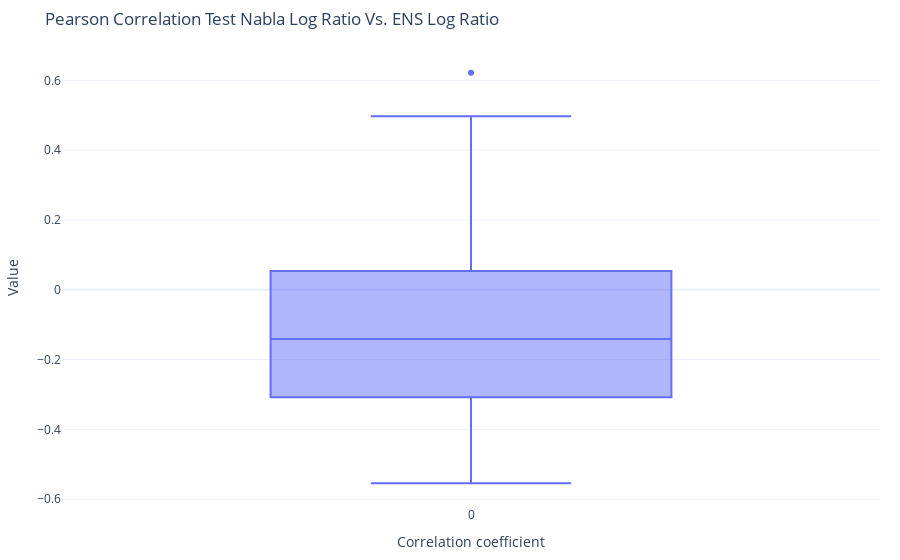

Notebook code cell kept with this figure:
### Code cell
correlation_list1 = []
p_value_list1 = []
for gene, lists in gene_data_dict.items():
    nabla_log_ratio_list = lists['nabla_log_ratio']
    ens_log_ratio_list = lists['ens_log_ratio']
    #Add the correlation factor in the list
    cor, p_value = scipy.stats.pearsonr(list(ens_log_ratio_list), list(nabla_log_ratio_list))
    correlation_list1.append(cor)
    p_value_list1.append(p_value)

fig1 = px.box(correlation_list1, title= 'Pearson Correlation Test Nabla Log Ratio Vs. ENS Log Ratio')
# Update layout with labels and title
fig1.update_layout(
    template='plotly_white',
    margin=dict(l=20, r=20, t=50, b=20),
    autosize=True,
    yaxis_title_font={'size': 20},  
    xaxis_title_font={'size': 20}, 
    xaxis_title='Correlation coefficient',
    yaxis_title='Value',
    width=None
)
fig1.show()

### Figure 1 — Plotly figure (JSON) as saved in the notebook; plotly's stock layout.template omitted (floating-point values rounded to 4 significant figures)
{"data": [{"alignmentgroup": "True", "hovertemplate": "variable=%{x}<br>value=%{y}<extra></extra>", "legendgroup": "", "marker": {"color": "#636efa"}, "name": "", "notched": false, "offsetgroup": "", "orientation": "v", "showlegend": false, "type": "box", "x": ["0", "0", "0", "0", "0", "0", "0", "0", "0", "0", "0", "0", "0", "0", "0", "0", "0", "0", "0", "0", "0", "0", "0", "0", "0", "0", "0", "0", "0", "0", "0", "0", "0", "0", "0", "0", "0", "0", "0", "0", "0", "0", "0", "0", "0", "0", "0", "0", "0", "0", "0", "0", "0", "0", "0", "0", "0", "0", "0", "0", "0", "0", "0", "0", "0", "0", "0", "0", "0", "0", "0", "0", "0", "0", "0", "0", "0", "0", "0", "0", "0", "0", "0", "0", "0", "0", "0", "0", "0", "0", "0", "0", "0", "0", "0", "0", "0", "0", "0", "0", "0", "0", "0", "0", "0", "0", "0", "0", "0", "0", "0", "0", "0", "0", "0", "0", "0", "0", "0", "0", "0", "0", "0", "0", "0", "0", "0"], "x0": " ", "xaxis": "x", "y": [-0.3639, 0.2028, -0.4467, -0.2507, -0.502, -0.04959, 0.1795, -0.03728, -0.1524, -0.2004, -0.1181, -0.2332, 0.3948, 0.0003383, -0.4274, -0.3114, -0.3042, 0.1212, 0.02014, -0.4901, -0.02511, -0.1729, -0.1022, -0.09183, 0.2761, 0.09477, 0.2009, -0.1596, -0.4419, -0.3836, -0.005719, -0.2401, 0.03894, -0.3942, 0.2243, 0.2588, 0.05637, -0.05797, -0.3144, -0.09808, -0.2343, 0.08197, -0.2465, 0.154, -0.172, 0.04537, -0.1006, 0.6217, 0.2528, -0.2675, -0.351, -0.5327, -0.02193, 0.1999, -0.4088, 0.1759, 0.396, 0.4973, -0.19, -0.1293, -0.166, -0.1669, 0.4116, 0.1479, 0.1431, -0.2439, -0.007982, -0.3086, -0.3609, -0.3268, -0.3407, -0.1098, -0.03569, 0.09077, -0.09296, -0.1411, -0.3523, -0.2004, -0.04129, -0.424, -0.2868, -0.01391, -0.2418, -0.2649, -0.1169, -0.1562, -0.1266, 0.3714, -0.4865, -0.5191, -0.4062, -0.3428, 0.01003, -0.1136, 0.2008, -0.5148, -0.3137, -0.07458, -0.3067, -0.3845, 0.06786, -0.2562, -0.1394, -0.05554, 0.1095, -0.1514, 0.1116, -0.5445, -0.2324, -0.077, 0.4882, -0.5543, -0.2348, -0.1604, 0.22, -0.5117, 0.1253, -0.2999, -0.2628, -0.0928, -0.2061, 0.1914, 0.1768, -0.4799, -0.2359, -0.3467, -0.3729], "y0": " ", "yaxis": "y"}], "layout": {"autosize": true, "boxmode": "group", "legend": {"tracegroupgap": 0}, "margin": {"b": 20, "l": 20, "r": 20, "t": 50}, "title": {"text": "Pearson Correlation Test Nabla Log Ratio Vs. ENS Log Ratio"}, "xaxis": {"anchor": "y", "domain": [0, 1], "title": {"text": "Correlation coefficient"}}, "yaxis": {"anchor": "x", "domain": [0, 1], "title": {"text": "Value"}}}}
